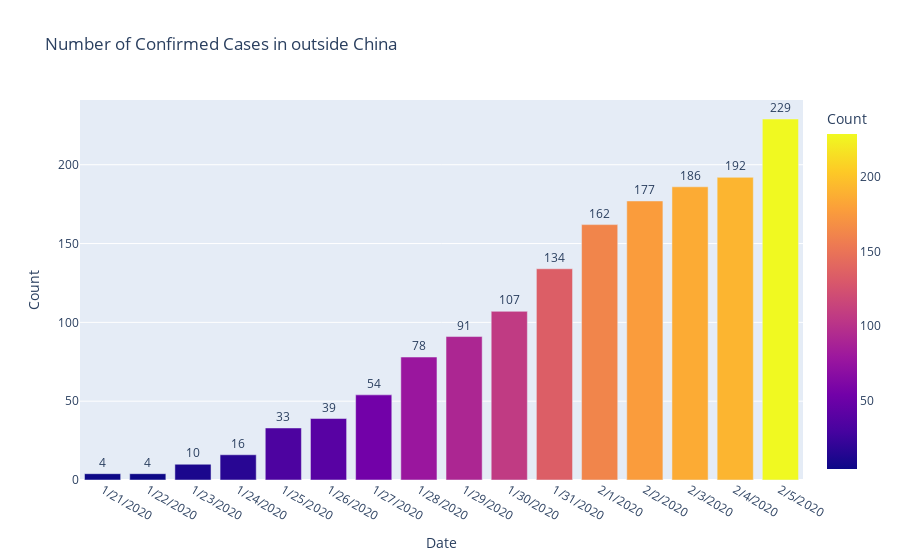

Write notebook code for a chart like this one.
### Code cell
temp = corona_df[corona_df['Country']!='China'].groupby('Date').sum().reset_index()
fig = px.bar(temp, 
             x="Date", y="Count", color='Count', 
             # height=600, width=1000,
             title='Number of Confirmed Cases in outside China')
fig.update_traces(text=temp['Count'], textposition='outside')
fig.update_layout(uniformtext_minsize=8, uniformtext_mode='hide')
fig.show()

### Figure 1 — Plotly figure (JSON) as saved in the notebook; plotly's stock layout.template omitted (floating-point values rounded to 4 significant figures)
{"data": [{"alignmentgroup": "True", "hoverlabel": {"namelength": 0}, "hovertemplate": "Date=%{x}<br>Count=%{marker.color}", "legendgroup": "", "marker": {"color": [4, 4, 10, 16, 33, 39, 54, 78, 91, 107, 134, 162, 177, 186, 192, 229], "coloraxis": "coloraxis"}, "name": "", "offsetgroup": "", "orientation": "v", "showlegend": false, "text": [4, 4, 10, 16, 33, 39, 54, 78, 91, 107, 134, 162, 177, 186, 192, 229], "textposition": "outside", "type": "bar", "x": ["1/21/2020", "1/22/2020", "1/23/2020", "1/24/2020", "1/25/2020", "1/26/2020", "1/27/2020", "1/28/2020", "1/29/2020", "1/30/2020", "1/31/2020", "2/1/2020", "2/2/2020", "2/3/2020", "2/4/2020", "2/5/2020"], "xaxis": "x", "y": [4, 4, 10, 16, 33, 39, 54, 78, 91, 107, 134, 162, 177, 186, 192, 229], "yaxis": "y"}], "layout": {"barmode": "relative", "coloraxis": {"colorbar": {"title": {"text": "Count"}}, "colorscale": [[0, "#0d0887"], [0.1111, "#46039f"], [0.2222, "#7201a8"], [0.3333, "#9c179e"], [0.4444, "#bd3786"], [0.5556, "#d8576b"], [0.6667, "#ed7953"], [0.7778, "#fb9f3a"], [0.8889, "#fdca26"], [1, "#f0f921"]]}, "legend": {"tracegroupgap": 0}, "title": {"text": "Number of Confirmed Cases in outside China"}, "uniformtext": {"minsize": 8, "mode": "hide"}, "xaxis": {"anchor": "y", "domain": [0, 1], "title": {"text": "Date"}}, "yaxis": {"anchor": "x", "domain": [0, 1], "title": {"text": "Count"}}}}
